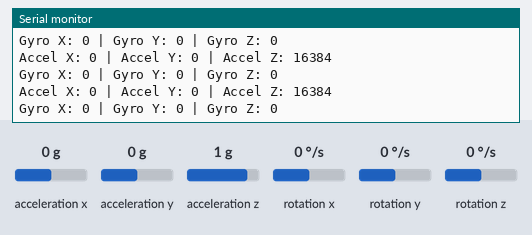
Simulated run of this sketch. Board: Arduino Uno, built with avr-gcc and run on an emulated ATmega328P. On the bench: the last lines printed to the serial monitor. Inputs (shaded band) come from the test bench; at power-on: acceleration x 0 g, acceleration y 0 g, acceleration z 1 g, rotation x 0 °/s, rotation y 0 °/s, rotation z 0 °/s.

Above: at 1.2 s.
1.3 s: acceleration x set to -1.4 g
At 1.48 s:
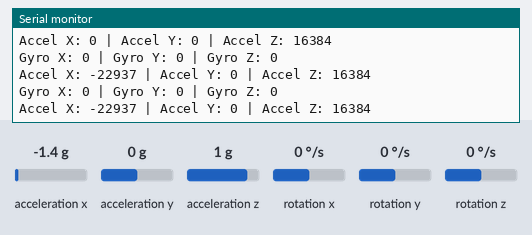
2.8 s: acceleration y set to -1.4 g
At 2.85 s:
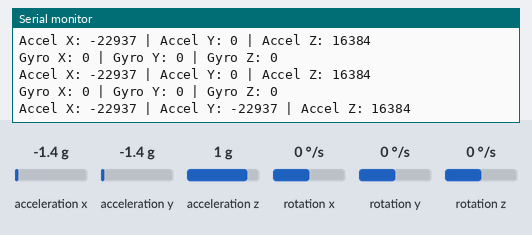
4.3 s: acceleration z set to -1.4 g
At 4.33 s:
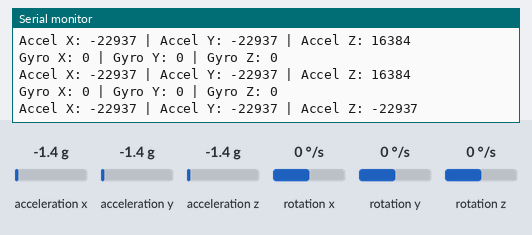
7.3 s: rotation x set to -192 °/s
At 7.3 s:
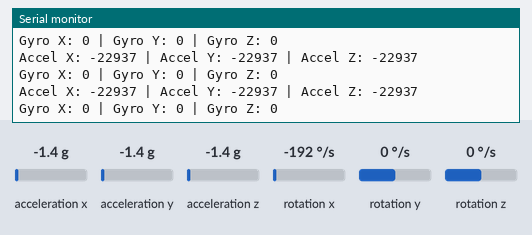
8.8 s: rotation y set to -192 °/s
At 8.89 s:
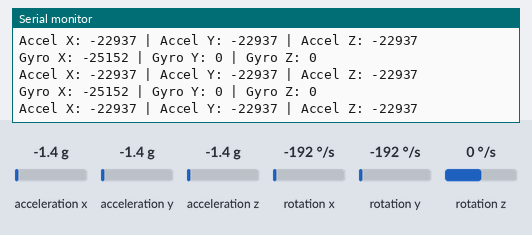

The sketch:

mpu6050_read_raw.ino
```cpp
// Initializes the MPU6050, verifies the connection, and continuously reads and prints raw accelerometer and gyroscope values over Serial.
//
// Full tutorial: https://shillehtek.com/blogs/news/stm32-blue-pill-mpu6050-gyro-calibration
// Parts used: https://shillehtek.com/products/mpu-6050-pre-soldered-6-dof-accelerometer
//             https://shillehtek.com/products/shillehtek-mpu-6050-module-gy-521-module-unsoldered-version
//             https://shillehtek.com/products/shillehtek-pre-soldered-authentic-stm32f103c8t6-arm-stm32
// More examples: https://github.com/shillehbean/shillehtek-examples
//

#include <Wire.h>
#include <MPU6050.h>

MPU6050 mpu;

void setup() {
  Wire.begin();
  Serial.begin(115200);

  // Initialize MPU6050
  Serial.println("Initializing MPU6050...");
  mpu.initialize();

  // Check if the MPU6050 is connected
  if (mpu.testConnection()) {
    Serial.println("MPU6050 connection successful");
  } else {
    Serial.println("MPU6050 connection failed");
    while (1); // Halt the program if MPU6050 is not connected
  }
}

void loop() {
  // Variables to hold the raw data
  int16_t ax, ay, az;
  int16_t gx, gy, gz;

  // Read raw accelerometer and gyroscope data
  mpu.getAcceleration(&ax, &ay, &az);
  mpu.getRotation(&gx, &gy, &gz);

  // Print accelerometer raw values
  Serial.print("Accel X: "); Serial.print(ax);
  Serial.print(" | Accel Y: "); Serial.print(ay);
  Serial.print(" | Accel Z: "); Serial.println(az);

  // Print gyroscope raw values
  Serial.print("Gyro X: "); Serial.print(gx);
  Serial.print(" | Gyro Y: "); Serial.print(gy);
  Serial.print(" | Gyro Z: "); Serial.println(gz);

  delay(100); // Delay for readability
}
```

Measured:
- after the input at 1.3 s, the serial monitor: prints a new line after 0.07 s (image 1)
- after the input at 2.8 s, the serial monitor: prints a new line after 0.05 s (image 2)
- after the input at 4.3 s, the serial monitor: prints a new line at once (image 3)
